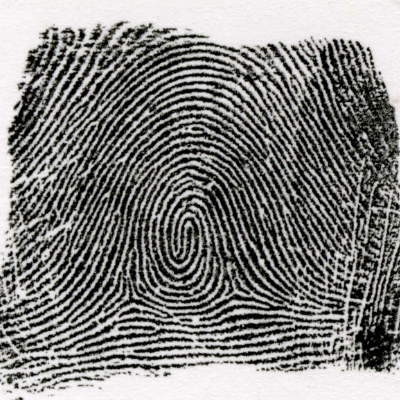
#> input picture picture_edit/img/fingerprint.png, 400 x 400 px
$ python test.py
#> lines starting #> are read from the running program, lines starting #| are printed output that depends on the picture; after the words box and inside, x2 and y2 are one past the last pixel; in counts of white or black regions, pixels touching at a corner belong together
### Young/dots.py
import numpy as np
import matplotlib.pyplot as plt


def Make_circle(radius=5, side=20):
    grid = np.zeros((side, side))

    a = np.array([(side - 1) / 2, (side - 1) / 2])
    for h in range(0, side):
        for w in range(0, side):
            b = np.array([h, w])
            l = np.linalg.norm(b - a)
            # print(h, w, l)
            if l < radius:
                grid[h, w] = 1
    return grid


def Make_around(r1, r2, side=20):
    grid = Make_circle(r2, side)
    grid = grid - Make_circle(r1, side)
    return grid


def Make_mask(r1, r2, w1, w2, side=20):
    __grid = np.zeros((side, side))
    __grid += w1 * Make_circle(r1, side)
    __grid += w2 * Make_around(r1, r2, side)
    return __grid


# [11 lines left out: function main, not called in this run]


# [2 lines that do not run on import are left out]

### nakano/image_processing.py
import cv2
from cv2.ximgproc import *
import numpy as np
from matplotlib import pyplot as plt
from datetime import datetime

# 画像を表示
# img: n次元配列
# title: 文字列(タイトル)
# 返り値: (なし)
def image_show(img, title=""):
    plt.imshow(img)
    plt.title(title)
    plt.show()

# 画像を保存
# img: n次元配列
# title: 文字列(タイトル)
# img_path: 文字列(iGEM2019ディレクトリからの相対パス)(デフォルト値はUnixtimeにミリ秒を加えた名前)
# 返り値: (なし)
# [4 lines left out: function image_save, not called in this run]

# 画像をグレイスケールで読み込む
# img_path: 文字列(iGEM2019ディレクトリからの相対パス)
# 返り値: 2次元配列(グレースケール、0~255)
def load_image_grayscale(img_path, *, debug=False):
    if debug: print("start: nakano.image_processing.load_image")
    img = cv2.imread(img_path, cv2.IMREAD_GRAYSCALE)
    if debug: image_show(img, "loaded_image")
    if debug: print("end  : nakano.image_processing.load_image")
    return img

# ノイズ処理(ぼやかす)
# img: n次元配列
# 返り値: n次元配列(入力の配列の次元による)
def blur(img, *, debug=False):
    if debug: print("start: nakano.image_processing.blur")
    result = cv2.medianBlur(img, 5)
    result = cv2.GaussianBlur(result, (5, 5), 0)
    if debug: image_show(img, "blur - before")
    if debug: image_show(result, "blur - after")
    if debug: print("end  : nakano.image_processing.blur")
    return result

# 二値化(適応的しきい値処理)
# img: n次元配列
# 返り値: 2次元配列(0か255)
def threshold(img, *, debug=False):
    if debug: print("start: nakano.image_processing.threshold")
    result = cv2.adaptiveThreshold(img, 255, cv2.ADAPTIVE_THRESH_MEAN_C, cv2.THRESH_BINARY, 11, 2)
    if debug: image_show(img, "threshold - before")
    if debug: image_show(result, "threshold - after")
    if debug: print("end  : nakano.image_processing.threshold")
    return result

# ネガポジ反転
# img: n次元配列
# 返り値: n次元配列(入力の配列の次元による)
# [7 lines left out: function bitwise_not, not called in this run]

# ノイズ処理(モルフォロジー変換)(二値化済み)
# img: 2次元配列
# 返り値: 2次元配列
def morphological_transformations (img, *, debug=False):
    if debug: print("start: nakano.image_processing.morphological_transformations")
    kernel = np.ones((3, 3), np.uint8)
    result = cv2.morphologyEx(img, cv2.MORPH_CLOSE, kernel)
    result = cv2.erode(result, kernel, iterations=1)
    if debug: image_show(img, "morphological_transformations - before")
    if debug: image_show(result, "morphological_transformations - after")
    if debug: print("end  : nakano.image_processing.morphological_transformations")
    return result

# 細線化
# img: 2次元配列(二値化済み)
# 返り値: 2次元配列(0か255)
def thinning(img, *, debug=False):
    if debug: print("start: nakano.image_processing.thinning")
    height, width = img.shape
    result = np.zeros((height, width), np.uint8)
    result = cv2.ximgproc.thinning(img,result,cv2.ximgproc.THINNING_GUOHALL)
    if debug: image_show(img, "thinning - before")
    if debug: image_show(result, "thinning - after")
    if debug: print("end  : nakano.image_processing.thinning")
    return result

# 特徴点抽出
# img: 2次元配列(細線化済み)
# 返り値: 2次元配列(特徴点マップ)(0か1か10)(1は端点、10は三路分岐点)
# [57 lines left out: functions generate_features_map, list_features, count_features, not called in this run]

# [9 lines that do not run on import are left out]

### nakano/width_getter.py
import numpy as np
from scipy import signal
import collections
from matplotlib import pyplot as plt
from datetime import datetime

from nakano import image_processing

# 円のマスクを作成
# radius: 整数(半径)
# 返り値: 2次元配列(半径の2倍+1の大きさ)
def make_mask(radius):
    result = np.zeros((radius*2 + 1, radius*2 + 1))
    for y in range(0, radius*2):
        for x in range(0, radius*2):
            if np.sqrt((x - radius) ** 2 + (y - radius) ** 2) <= radius:
                result[y][x] = 1
    return result

# 特定の座標の特定の半径の円は隣の線にかぶっているか
# thined_img: 2次元配列(細線化済み)(0と何かの二値になっていること)
# coordinate: [x,y]
# radius: 整数(半径)
# 返り値: Boolean(Trueで隣の線にかぶってる、Falseでかぶっていない)
def check_overlap(thined_img, coordinate, radius):
    height, width = thined_img.shape
    if coordinate[1]-radius < 0 or coordinate[1]+radius > height or coordinate[0]-radius < 0 or coordinate[0]+radius > width:
        return True
    mask = make_mask(radius)
    clipping = thined_img[coordinate[1]-radius : coordinate[1]+radius+1, coordinate[0]-radius : coordinate[0]+radius+1]
    clipping = clipping.astype(np.uint16)
    result = signal.correlate2d(clipping, mask, mode="same", boundary="fill")
    return result[radius][radius] > thined_img[coordinate[1]][coordinate[0]] * (radius * 2 + 1)

# 特定の座標を通る2本の直線について、指紋との交点における指紋の線同士の距離のリストを返す
# thined_img: 2次元配列(細線化済み)
# coordinate: [x,y]
# 返り値: [距離, 距離, 距離, ...]
def get_radius_list(thined_img, coordinate, *, debug=False):
    if debug: print("start: nakano.width_getter.get_radius_list")
    height, width = thined_img.shape
    result = []
    if debug: plt.imshow(thined_img, cmap="gray")
    if debug: ax = plt.gca()
    # y軸と平行な直線(行)について
    last_intersection = 0
    for x in range(width):
        if thined_img[coordinate[1]][x] > 0:
            if last_intersection != x - 1:
                continue_flag = True
                radius = 0
                while continue_flag and radius < width:
                    radius += 1
                    if check_overlap(thined_img, [x, coordinate[1]], radius):
                        continue_flag = False
                        result.append(radius)
                        if debug: ax.add_artist(plt.Circle((x, coordinate[1]), radius, facecolor='None', edgecolor='red', linewidth=0.3, alpha=0.7))
            last_intersection = x
    # x軸と平行な直線(列)について
    last_intersection = 0
    for y in range(height):
        if thined_img[y][coordinate[0]] > 0:
            if last_intersection != y - 1:
                continue_flag = True
                radius = 0
                while continue_flag and radius < height:
                    radius += 1
                    if check_overlap(thined_img, [coordinate[0], y], radius):
                        continue_flag = False
                        result.append(radius)
                        if debug: ax.add_artist(plt.Circle((coordinate[0], y), radius, facecolor='None', edgecolor='yellow', linewidth=0.3, alpha=0.7))
            last_intersection = y
    if debug: plt.title("get_radius_list")
    if debug: plt.savefig("./image-"+str(int(datetime.now().timestamp()*(10**3)))+".png", dpi=1000)
    if debug: print(str(np.min(result)) + " ~ " + str(np.max(result)))
    if debug: print("end  : nakano.width_getter.get_radius_list")
    return result

# get_radius_listをscan_line_pairs回行って、幅の最頻値を求める
# thined_img: 2次元配列(細線化済み)
# scan_line_pairs: 整数(この値の2倍の線について幅を確認する)
# 返り値: 数値(幅)
def get_width(thined_img, scan_line_pairs=1, *, debug=False):
    height, width = thined_img.shape
    radius_list = []
    for i in range(scan_line_pairs):
        radius_list += get_radius_list(thined_img, [int(width / (scan_line_pairs + 1) * (i + 1)), int(height / (scan_line_pairs + 1) * (i + 1))], debug=debug)
    return collections.Counter(radius_list).most_common()[0][0]

# [9 lines that do not run on import are left out]

### Young/Young_pattern.py
import numpy as np
from scipy import signal
import cv2
from Young.dots import Make_mask
import matplotlib.pyplot as plt
import logging
from datetime import datetime


logger = logging.getLogger(__name__)
logger.setLevel(logging.DEBUG)
logging.StreamHandler().setLevel(logging.DEBUG)
logger.addHandler(logging.StreamHandler())

class Young_Pattern:
    width = 300  # 格子の横幅
    height = 300  # 格子の縦幅
    generation = 0

    def __init__(self, r1, r2, w1, w2, init_alive_prob=0.5, status=False):
        """
        コンストラクタ
        :param r1: radius of inner circle
        :param r2: radius of outer circle
        :param w1: parameter of inner circle
        :param w2: parameter of outer circle
        :param init_alive_prob: percentage of the number of initial black
        """
        logger.debug("__init__")
        self.mask = Make_mask(r1, r2, w1, w2, side=21)
        self.r1 = r1
        self.r2 = r2
        self.w1 = w1
        self.w2 = w2
        self.generation = 0
        self.state = self.init_state(self.width, self.height, init_alive_prob)

    def init_state(self, width=width, height=height, init_alive_prob=0.5):
        """
        初期化
        :param height: 格子の横幅
        :param width: 格子の縦幅
        :param init_alive_prob: percentage of the number of initial black
        :return: ndarray  state
        """
        self.width = width
        self.height = height
        N = self.width * self.height
        v = np.array(np.random.rand(N) + init_alive_prob, dtype=int)
        self.state = v.reshape(self.height, self.width)
        self.generation = 0
        return self.state

    # [34 lines left out: functions next_generation, far_generation, load_text, not called in this run]

    def load_ndarray(self, ndarray):
        """
        初期値としてndarrayを入れる
        :param ndarray: 初期値
        :return: state
        """
        self.state = ndarray.astype(np.float64)
        self.width = self.state.shape[1]
        self.height = self.state.shape[0]
        self.generation = 0
        return self.state

    # [68 lines left out: functions to_image, save_text, save_img, show, show_cv2, not called in this run]


BackendError = type('BackendError', (Exception,), {})


# [20 lines left out: functions is_visible, main, not called in this run]


# [2 lines that do not run on import are left out]

### Young/Young_finger.py
import logging
from datetime import datetime

from scipy import signal
import numpy as np
import matplotlib.pyplot as plt

from Young.Young_pattern import Young_Pattern

logger = logging.getLogger(__name__)
logger.setLevel(logging.DEBUG)
logging.StreamHandler().setLevel(logging.DEBUG)
logger.addHandler(logging.StreamHandler())


class Young_Finger(Young_Pattern):
    r_fn = 0.01
    # r_rd = 5
    r_rd = 0.5

    def __init__(self, r1, r2, w1, w2, init_alive_prob=0.5):
        super().__init__(r1, r2, w1, w2, init_alive_prob)
        self.img_finger = self.state
        self.__noise = np.zeros((self.width, self.height))
        self.noise()
        # print(self.__noise)

    def noise(self):
        N = self.width * self.height
        # v = np.array(np.random.rand(N), dtype=float) * 2 - 1
        v = np.array(np.random.rand(N), dtype=float)
        self.__noise = v.reshape(self.height, self.width)
        return self.__noise

    def load_text(self, filename):
        self.img_finger = super().load_text(filename)

    def load_ndarray(self, ndarray):
        self.img_finger = super().load_ndarray(ndarray)

    def next_generation(self):
        """
        次の世代にstateを更新する
        :return: ndarray  state
        """
        N = signal.correlate2d(self.state, self.mask, mode="same", boundary="wrap")
        N = N * (1 - self.r_fn) + self.img_finger * self.r_fn + self.noise() * self.r_rd
        self.state = N > 0
        self.noise()
        self.generation += 1
        return self.state

    # [16 lines left out: function show_ini_end, not called in this run]


BackendError = type('BackendError', (Exception,), {})


# [56 lines left out: functions change, main, not called in this run]


# [2 lines that do not run on import are left out]
    # exit()

### sawa/test.py
import logging
from datetime import datetime
from logging import getLogger, DEBUG, StreamHandler

import cv2

from Young.Young_finger import Young_Finger
from Young.Young_pattern import Young_Pattern
from nakano import image_processing
from nakano.image_processing import load_image_grayscale, thinning, blur, threshold, morphological_transformations, \
    image_show
from nakano.width_getter import get_width
import numpy as np
import matplotlib.pyplot as plt
from PIL import Image


def trim(img, left=0., right=1., top=0., bottom=1., debug=False):
    """
    トリミングする
    :param debug:
    :param img: 0~1
    :param left: 0~1
    :param right: 0~1
    :param top: 0~1
    :param bottom: 0~1
    :return:
    """
    if debug:
        print("start: trim")
    height = img.shape[0]
    width = img.shape[1]

    if (left > right) or (top > bottom):
        print("left & top should be lower than right & bottom")
    elif (0 > left) and (left > 1):
        print("parameter left should be 0 to 1")
    elif (0 > right) and (right > 1):
        print("parameter right should be 0 to 1")
    elif (0 > top) and (top > 1):
        print("parameter top should be 0 to 1")
    elif (0 > bottom) and (bottom > 1):
        print("parameter bottom should be 0 to 1")
    else:
        result = img[int(height * top):int(height * bottom), int(width * left):int(width * right)]
        if debug:
            image_show(img, "trim - before")
        if debug:
            image_show(result, "trim - after")
        if debug:
            print("end  : trim")
        return result


def gif_maker(YP, generation=20, duration=300,
              img_path="./image-" + str(int(datetime.now().timestamp() * (10 ** 3))) + ".gif"):
    """
    gif画像を作る
    :param generation:
    :param img_path:
    :param duration:
    :type YP: Young_Pattern
    """
    ims = []

    fig = plt.figure(figsize=(3, 3))
    plt.imshow(YP.state)
    fig.canvas.draw()

    image_array = np.array(fig.canvas.renderer.buffer_rgba())
    im = Image.fromarray(image_array)
    ims.append(im)
    plt.close()

    for i in range(generation):
        # 描画
        fig = plt.figure(figsize=(3, 3))
        plt.imshow(YP.next_generation())
        fig.canvas.draw()

        image_array = np.array(fig.canvas.renderer.buffer_rgba())
        im = Image.fromarray(image_array)
        ims.append(im)
        plt.close()

    ims[0].save(img_path, save_all=True, append_images=ims[1:], loop=0, duration=duration)


# いままでのfingerprint.pngを調べてみると幅の最頻値は8になった
# r1 = 3, r2 = 6の時のランダムでの最頻値は10であることから
# ある程度幅をもってパターンを作ることが分かった。

PRINT = 1
GIF = 2
PNG = 3

logger = getLogger(__name__)
logger.setLevel(DEBUG)
StreamHandler().setLevel(DEBUG)
logger.addHandler(logging.StreamHandler())


def Optimal_Pattern(file_path="../picture_edit/img/fingerprint.png",
                    save_path = "./image-" + str(int(datetime.now().timestamp() * (10 ** 3))),
                    generation=10, true_width = 9.5, YP=Young_Finger(3, 6, 15, -5), mode=PRINT):
    """
    幅をあわせて指紋を修復する
    :param save_path:
    :param generation: int
    :param mode:
    :param file_path:
    :type YP: Young_Pattern
    """
    logger.info("Optimal_pattern start")

    # imageの幅を図る
    img = image_processing.load_image_grayscale(file_path)
    img_edited = image_processing.blur(img)
    img_edited = image_processing.threshold(img_edited)
#> in threshold, `result = cv2.adaptiveThreshold(img, 255, cv2.ADAPTIVE_THRESH_MEAN_C, c..`:
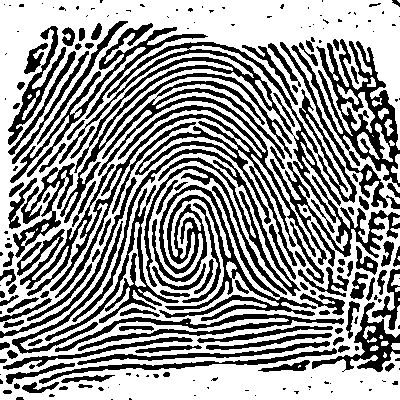
#> result: shape (400, 400); 59.4% white; 213 black regions (94 under 20 px), largest, box (x1, y1, x2, y2) and area: (59, 42, 400, 265) 9609, (17, 81, 316, 298) 8548, (152, 185, 317, 321) 5040
    # img_edited = image_processing.bitwise_not(img_edited)
    img_edited = image_processing.morphological_transformations(img_edited)
#> in morphological_transformations, `result = cv2.morphologyEx(img, cv2.MORPH_CLOSE, kernel)`: result: shape (400, 400); 62.2% white; 441 black regions (59 under 20 px), largest, box (x1, y1, x2, y2) and area: (318, 42, 398, 171) 2924, (167, 185, 275, 310) 1222, (355, 314, 400, 372) 1144
#> in morphological_transformations, `result = cv2.erode(result, kernel, iterations=1)`: result: shape (400, 400); 36.7% white; 377 white regions (206 under 20 px), largest, box (x1, y1, x2, y2) and area: (0, 0, 400, 275) 22545, (0, 170, 400, 400) 16701, (72, 60, 154, 158) 881
    thined = image_processing.thinning(img_edited)
#> in thinning, `result = cv2.ximgproc.thinning(img,result,cv2.ximgproc.THINNING_GUOHALL)`:
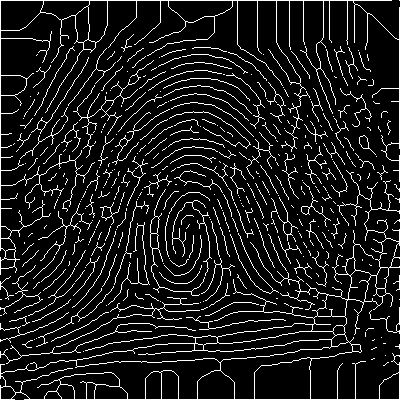
#> result: shape (400, 400); 10.2% white in thin lines or dots
    width = get_width(thined)
#> after the loop in get_width, `for i in range(scan_line_pairs):`: radius_list = 65 values, max 20 at index 63, min 1 at index 0, mean 7.66
#> width = 9
    logger.debug("最頻値(幅): " + str(width))
    magnify = true_width / width
#> magnify = 0.667
    logger.debug("倍率: " + str(magnify))

    # その倍率で拡大する
    resized = cv2.resize(img, dsize=None, fx=magnify, fy=magnify)
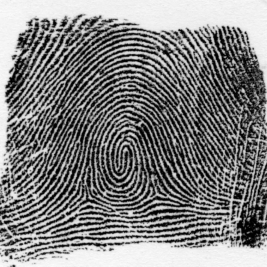
#> resized: shape (267, 267); min 0, max 252, mean 128.6
    resized = image_processing.threshold(resized)
#> in threshold (call 2), `result = cv2.adaptiveThreshold(img, 255, cv2.ADAPTIVE_THRESH_MEAN_C, c..`: result: shape (267, 267); 56.2% white; black in thin lines or dots
    # デフォルトの縮尺に合わせている
    trimed = trim(resized, 0.05, 0.9, 0.1, 0.9, True)
#> in trim, `result = img[int(height * top):int(height * bottom), int(width * left)..`:
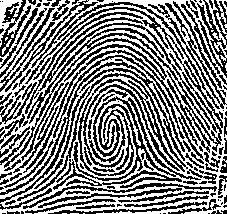
#> result: shape (214, 227); 50.7% white; black in thin lines or dots
    YP.load_ndarray(trimed)
#> in load_ndarray, `self.state = ndarray.astype(np.float64)`: self.state: shape (214, 227) float64; 50.7% white; black in thin lines or dots
    if mode == PRINT:
        YP.far_generation(generation)
        YP.show()
    elif mode == GIF:
        gif_maker(YP, generation=generation, duration=1000, img_path=save_path+".gif")
#> the loop in gif_maker, `for i in range(generation):` made 10 passes
#> pass 1, in next_generation, `N = signal.correlate2d(self.state, self.mask, mode="same", boundary="w..`:
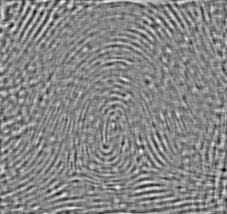
#> N: shape (214, 227) float64; min -76500, max 57375, mean -5815.7; drawn with min black and max white
#> pass 1, in next_generation, `self.state = N > 0`:
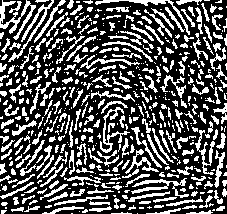
#> self.state: shape (214, 227) bool; 33.7% white in thin lines or dots
#> after the loop in gif_maker, `for i in range(generation):`:
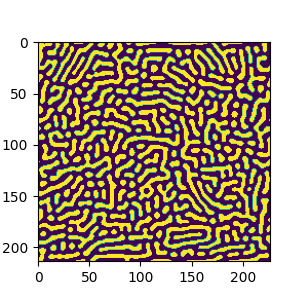
#> image_array: shape (300, 300, 4); mean R, G, B, A 181.3, 165.8, 148.6, 255
#> after the loop in gif_maker, `for i in range(generation):`: ims = 11 items
    elif mode == PNG:
        YP.far_generation(generation)
        YP.save_img(img_path=save_path+".png")

    logger.debug("Optimal_pattern end")


if __name__ == "__main__":
    # logger.basicConfig(level=logging.DEBUG)
    # Optimal_Pattern(mode=GIF, save_path="rand_example")
    Optimal_Pattern(mode=GIF, true_width=6, save_path="bad_example")
    # Optimal_Pattern(mode=GIF, YP=Young_Pattern(3, 6, 15, -5), save_path="not_rand_fingerprint")
    # exit()
